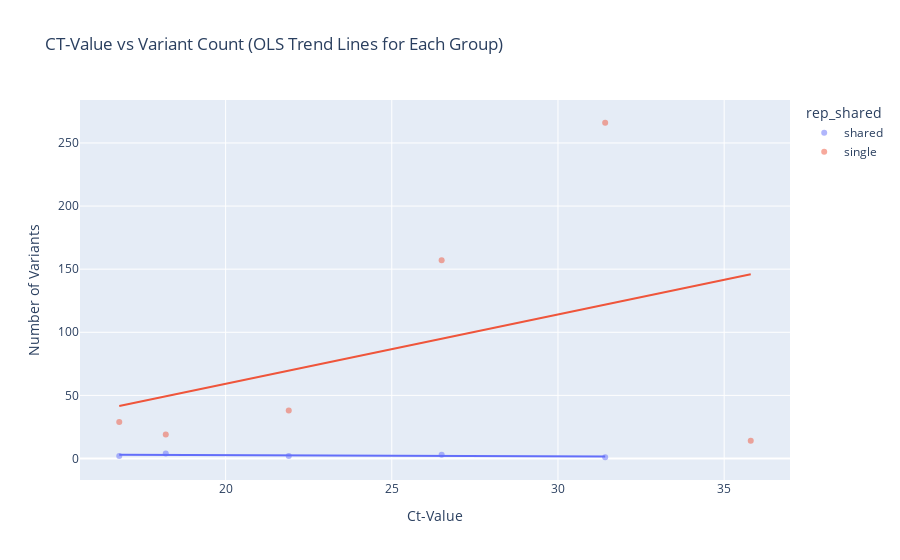

Write notebook code for a chart like this one.
### Code cell
# Count number of variants for each CT value and rep_shared group
variant_counts = stocks.groupby(["ct_value", "rep_shared"]).size().reset_index(name="variant_count")

# Scatter plot with trend line
fig = px.scatter(variant_counts, 
                 x="ct_value", 
                 y="variant_count",  # Now plotting count of variants
                 color="rep_shared",  
                 trendline="ols",    
                 title="CT-Value vs Variant Count (OLS Trend Lines for Each Group)",
                 labels={"ct_value": "Ct-Value", "variant_count": "Number of Variants"},
                 opacity=0.5)

fig.show()

### Figure 1 — Plotly figure (JSON) as saved in the notebook; plotly's stock layout.template omitted (floating-point values rounded to 4 significant figures)
{"data": [{"hovertemplate": "rep_shared=shared<br>Ct-Value=%{x}<br>Number of Variants=%{y}<extra></extra>", "legendgroup": "shared", "marker": {"color": "#636efa", "opacity": 0.5, "symbol": "circle"}, "mode": "markers", "name": "shared", "orientation": "v", "showlegend": true, "type": "scatter", "x": [16.8, 18.2, 21.9, 26.5, 31.42], "xaxis": "x", "y": [2, 4, 2, 3, 1], "yaxis": "y"}, {"hovertemplate": "<b>OLS trendline</b><br>variant_count = -0.0990743 * ct_value + 4.67514<br>R<sup>2</sup>=0.275274<br><br>rep_shared=shared<br>Ct-Value=%{x}<br>Number of Variants=%{y} <b>(trend)</b><extra></extra>", "legendgroup": "shared", "marker": {"color": "#636efa", "symbol": "circle"}, "mode": "lines", "name": "shared", "showlegend": false, "type": "scatter", "x": [16.8, 18.2, 21.9, 26.5, 31.42], "xaxis": "x", "y": [3.011, 2.872, 2.505, 2.05, 1.562], "yaxis": "y"}, {"hovertemplate": "rep_shared=single<br>Ct-Value=%{x}<br>Number of Variants=%{y}<extra></extra>", "legendgroup": "single", "marker": {"color": "#EF553B", "opacity": 0.5, "symbol": "circle"}, "mode": "markers", "name": "single", "orientation": "v", "showlegend": true, "type": "scatter", "x": [16.8, 18.2, 21.9, 26.5, 31.42, 35.8], "xaxis": "x", "y": [29, 19, 38, 157, 266, 14], "yaxis": "y"}, {"hovertemplate": "<b>OLS trendline</b><br>variant_count = 5.49417 * ct_value + -50.7553<br>R<sup>2</sup>=0.162301<br><br>rep_shared=single<br>Ct-Value=%{x}<br>Number of Variants=%{y} <b>(trend)</b><extra></extra>", "legendgroup": "single", "marker": {"color": "#EF553B", "symbol": "circle"}, "mode": "lines", "name": "single", "showlegend": false, "type": "scatter", "x": [16.8, 18.2, 21.9, 26.5, 31.42, 35.8], "xaxis": "x", "y": [41.55, 49.24, 69.57, 94.84, 121.9, 145.9], "yaxis": "y"}], "layout": {"legend": {"title": {"text": "rep_shared"}, "tracegroupgap": 0}, "title": {"text": "CT-Value vs Variant Count (OLS Trend Lines for Each Group)"}, "xaxis": {"anchor": "y", "domain": [0, 1], "title": {"text": "Ct-Value"}}, "yaxis": {"anchor": "x", "domain": [0, 1], "title": {"text": "Number of Variants"}}}}
